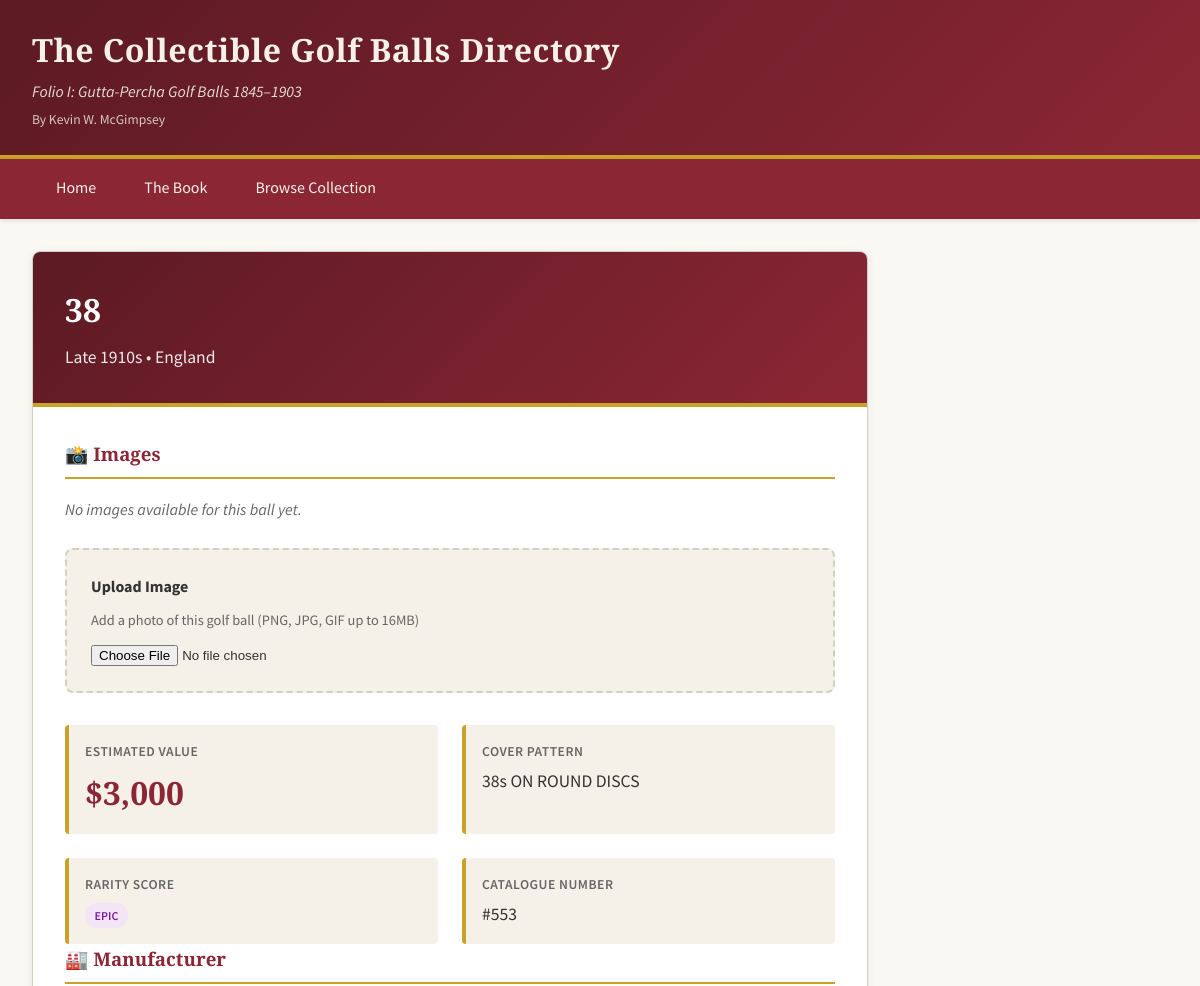
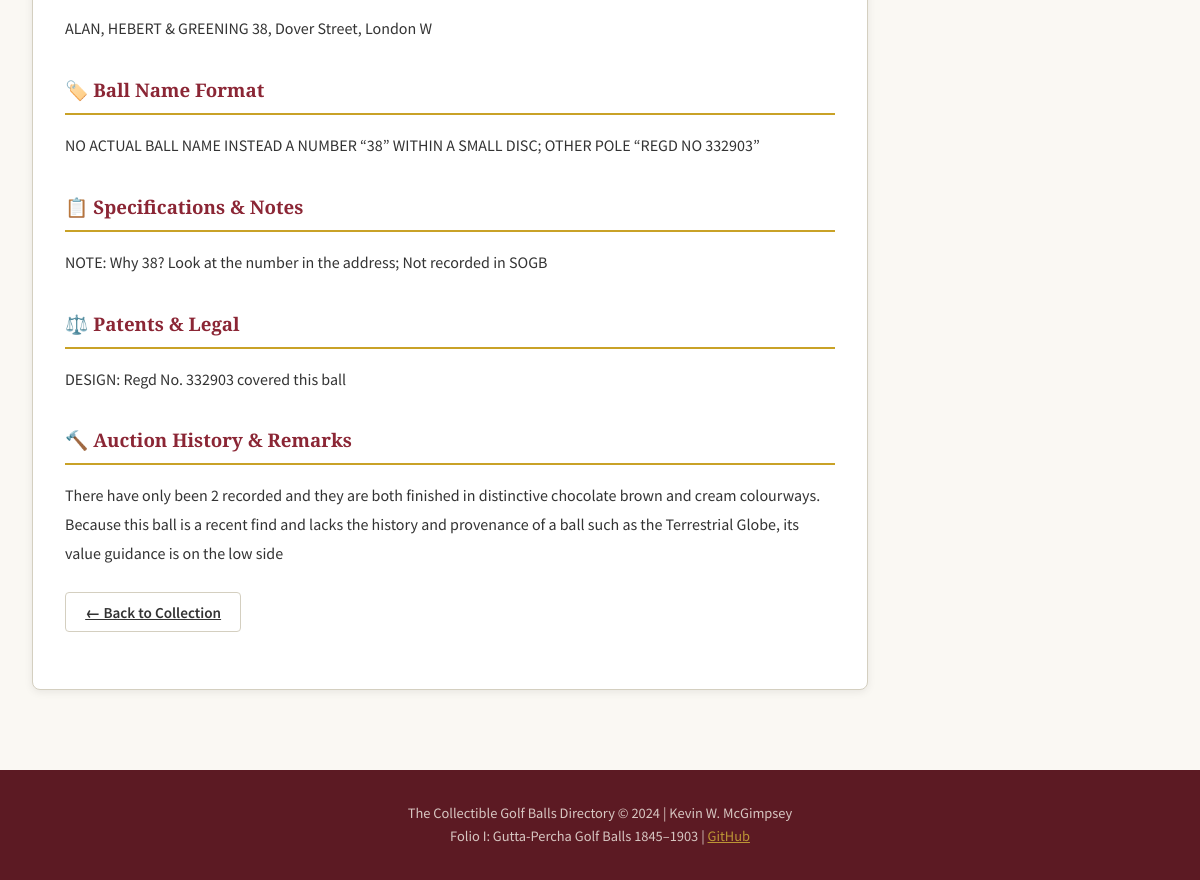
/ball/553, run on the app's committed database (2 pictures, top to bottom).
### tables this page shows
CREATE TABLE golf_balls (
    record_no INTEGER PRIMARY KEY,
    ball_name TEXT NOT NULL,
    ball_name_format TEXT,
    era TEXT,
    era_start INTEGER,
    era_end INTEGER,
    era_sort INTEGER,
    cover_pattern TEXT,
    manufacturer TEXT,
    specs TEXT,
    patents_legal TEXT,
    auction_remarks TEXT,
    condition_grade TEXT,
    value_raw TEXT,
    value_low REAL,
    value_high REAL,
    value_mid REAL,
    currency TEXT,
    country TEXT,
    rarity_score INTEGER DEFAULT 0
, folio INTEGER DEFAULT 1);

### app.py (the view)
@app.route('/ball/<int:record_no>')
def ball_detail(record_no):
    db = get_db()
    ball = db.execute('SELECT * FROM golf_balls WHERE record_no = ?', (record_no,)).fetchone()
    if ball is None:
        return "Ball not found", 404
    ball_images = []
    ball_folder = os.path.join(app.config['UPLOAD_FOLDER'], f'ball_{record_no}')
    if os.path.exists(ball_folder):
        ball_images = [f for f in os.listdir(ball_folder) if allowed_file(f)]
    book = load_book_structure()
    return render_template('detail.html', ball=ball, images=ball_images, folios=book['folios'])

### app.py (called while the page is built)
def get_db():
    db = getattr(g, '_database', None)
    if db is None:
        db = g._database = sqlite3.connect(DATABASE)
        db.row_factory = sqlite3.Row
    return db

@app.teardown_appcontext
def close_connection(exception):
    db = getattr(g, '_database', None)
    if db is not None:
        db.close()

def load_book_structure():
    with open('static/book_content/book_structure.json', 'r') as f:
        return json.load(f)

### templates/detail.html (shortened to what this page needs)
{% extends "base.html" %}
{% block content %}
<div class="detail-container">
    <div class="detail-header">
        <h1>{{ ball.ball_name }}</h1>
        <div class="meta">
            <span>{{ ball.era }} </span>
            <span class="separator">•</span>
            <span>{{ ball.country }}</span>
        </div>
    </div>
    <div class="detail-body">
        <div class="detail-section">
            <h3>📸 Images</h3>
            {% if images %}
            <div class="image-gallery">
                {% for image in images %}
                <div class="image-item">
                    <img src="{{ url_for('uploaded_file', record_no=ball.record_no, filename=image) }}" alt="{{ ball.ball_name }}">
                </div>
                {% endfor %}
            </div>
            {% else %}
            <p style="color: var(--color-text-light); font-style: italic;">No images available for this ball yet.</p>
            {% endif %}
            <div class="upload-section">
                <label><strong>Upload Image</strong></label>
                <p style="font-size: 0.9rem; color: var(--color-text-light); margin: 0.5rem 0;">Add a photo of this golf ball (PNG, JPG, GIF up to 16MB)</p>
                <input type="file" id="image-upload" accept="image/*" onchange="handleImageUpload({{ ball.record_no }})">
            </div>
        </div>
        <div class="detail-grid">
            <div class="detail-item">
                <div class="detail-item-label">Estimated Value</div>
                <div class="price-highlight">${{ "{:,.0f}".format(ball.value_mid) }}</div>
            </div>
            <div class="detail-item">
                <div class="detail-item-label">Cover Pattern</div>
                <div class="detail-item-value">{{ ball.cover_pattern or "Not specified" }}</div>
            </div>
            <div class="detail-item">
                <div class="detail-item-label">Rarity Score</div>
                <div class="detail-item-value">
                    <span class="rarity-badge {{ 'rarity-legendary' if ball.rarity_score >= 6 else 'rarity-epic' if ball.rarity_score >= 5 else 'rarity-rare' if ball.rarity_score >= 4 else 'rarity-uncommon' if ball.rarity_score >= 3 else 'rarity-common' }}">
                        {{ 'Legendary' if ball.rarity_score >= 6 else 'Epic' if ball.rarity_score >= 5 else 'Rare' if ball.rarity_score >= 4 else 'Uncommon' if ball.rarity_score >= 3 else 'Common' }}
                    </span>
                </div>
            </div>
            <div class="detail-item">
                <div class="detail-item-label">Catalogue Number</div>
                <div class="detail-item-value">#{{ ball.record_no }}</div>
            </div>
        </div>
        {% if ball.manufacturer %}
        <div class="detail-section">
            <h3>🏭 Manufacturer</h3>
            <p>{{ ball.manufacturer }}</p>
        </div>
        {% endif %}
        {% if ball.ball_name_format %}
        <div class="detail-section">
            <h3>🏷️ Ball Name Format</h3>
            <p>{{ ball.ball_name_format }}</p>
        </div>
        {% endif %}
        {% if ball.specs %}
        <div class="detail-section">
            <h3>📋 Specifications & Notes</h3>
            <p>{{ ball.specs }}</p>
        </div>
        {% endif %}
        {% if ball.patents_legal %}
        <div class="detail-section">
            <h3>⚖️ Patents & Legal</h3>
            <p>{{ ball.patents_legal }}</p>
        </div>
        {% endif %}
        {% if ball.auction_remarks %}
        <div class="detail-section">
            <h3>🔨 Auction History & Remarks</h3>
            <p>{{ ball.auction_remarks }}</p>
        </div>
        {% endif %}
        <div class="detail-section">
            <a href="/browse" class="btn btn-secondary">← Back to Collection</a>
        </div>
    </div>
</div>
{% endblock %}

### static/css/style.css (style rules this page uses)
:root { --color-primary: #8B2635; --color-primary-dark: #5C1A23; --color-primary-light: #A63D4D; --color-burgundy: #722F37; --color-cream: #F5F0E8; --color-parchment: #FAF8F3; --color-gold: #C9A227; --color-gold-light: #D4B43A; --color-charcoal: #2C2C2C; --color-text: #333333; --color-text-light: #666666; --color-border: #D4CFC0; --color-sidebar: #F8F5F0; --color-accent: #8B2635; --font-heading: 'Playfair Display', 'Georgia', serif; --font-body: 'Source Sans Pro', 'Helvetica Neue', Arial, sans-serif; --sidebar-width: 300px; }
* { margin: 0; padding: 0; box-sizing: border-box; }
body { font-family: var(--font-body); background-color: var(--color-parchment); color: var(--color-text); line-height: 1.6; }
.btn { padding: 0.6rem 1.2rem; border: none; border-radius: 4px; font-size: 0.95rem; cursor: pointer; transition: all 0.2s; font-weight: 600; flex: 1; }
.btn-secondary { background-color: transparent; color: var(--color-text); border: 1px solid var(--color-border); }
.rarity-badge { display: inline-block; padding: 0.2rem 0.6rem; border-radius: 12px; font-size: 0.75rem; font-weight: 600; text-transform: uppercase; }
.rarity-epic { background-color: #f3e5f5; color: #7b1fa2; }
.detail-container { background: white; border-radius: 8px; box-shadow: 0 2px 8px rgba(0,0,0,0.08); overflow: hidden; border: 1px solid var(--color-border); }
.detail-header { background: linear-gradient(135deg, var(--color-primary-dark) 0%, var(--color-primary) 100%); color: white; padding: 2rem; border-bottom: 4px solid var(--color-gold); }
.detail-header h1 { font-family: var(--font-heading); font-size: 2rem; margin-bottom: 0.5rem; }
.detail-header .meta { opacity: 0.9; font-size: 1.1rem; }
.detail-body { padding: 2rem; }
.detail-section { margin-bottom: 2rem; }
.detail-section h3 { font-family: var(--font-heading); color: var(--color-primary); border-bottom: 2px solid var(--color-gold); padding-bottom: 0.5rem; margin-bottom: 1rem; }
.detail-section p { line-height: 1.8; color: var(--color-text); }
.detail-grid { display: grid; grid-template-columns: repeat(auto-fit, minmax(250px, 1fr)); gap: 1.5rem; }
.detail-item { background-color: var(--color-cream); padding: 1rem; border-radius: 4px; border-left: 4px solid var(--color-gold); }
.detail-item-label { font-weight: 600; color: var(--color-text-light); font-size: 0.85rem; text-transform: uppercase; letter-spacing: 0.5px; margin-bottom: 0.25rem; }
.detail-item-value { font-size: 1.1rem; color: var(--color-text); }
.price-highlight { font-size: 2rem; font-weight: 700; color: var(--color-primary); font-family: var(--font-heading); }
.upload-section { background: var(--color-cream); padding: 1.5rem; border-radius: 8px; margin-top: 1.5rem; border: 2px dashed var(--color-border); }

### templates/detail.html (style rules this page uses)
.upload-section { background: var(--color-cream); padding: 1.5rem; border-radius: 8px; margin-top: 1.5rem; border: 2px dashed var(--color-border); }

### data on the page
golf_balls: ball_name "38", era "Late 1910s", country "England", value_mid "3,000", cover_pattern "38s ON ROUND DISCS", rarity_score "EPIC", record_no "553", manufacturer "ALAN, HEBERT & GREENING 38, Dover Street, London W", ball_name_format "NO ACTUAL BALL NAME INSTEAD A NUMBER “38” WITHIN A SMALL DISC; OTHER POLE “REGD NO 332903”", specs "NOTE: Why 38? Look at the number in the address; Not recorded in SOGB", patents_legal "DESIGN: Regd No. 332903 covered this ball", auction_remarks "There have only been 2 recorded and they are both finished in distinctive chocolate brown and cream colourways. Because this ball is a recent find and lacks the history and provenance of a ball such as the Terrestrial Globe, its value guidance is on the low side"
